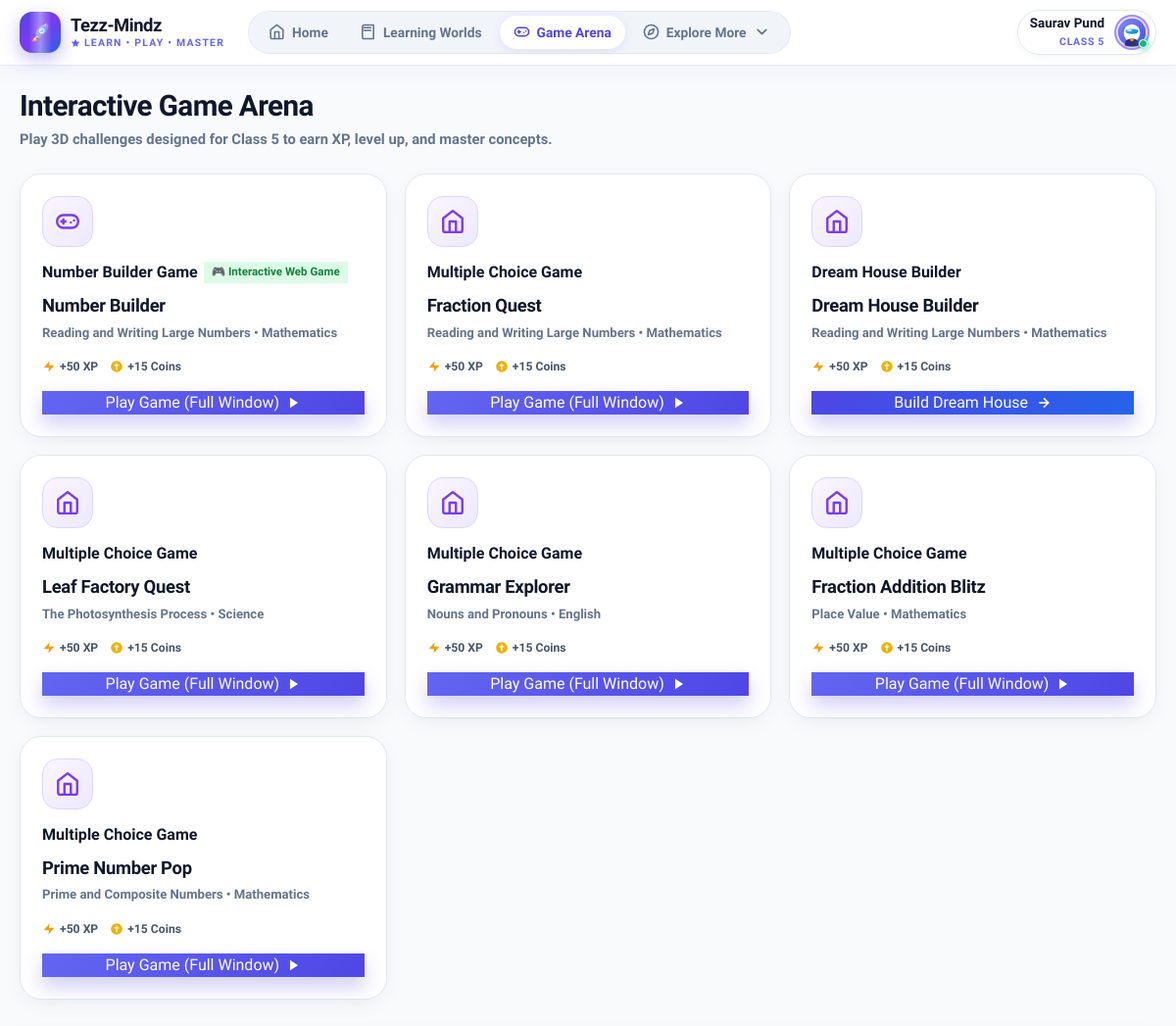
/games/ (signed in), run on an earlier commit of the app's database.
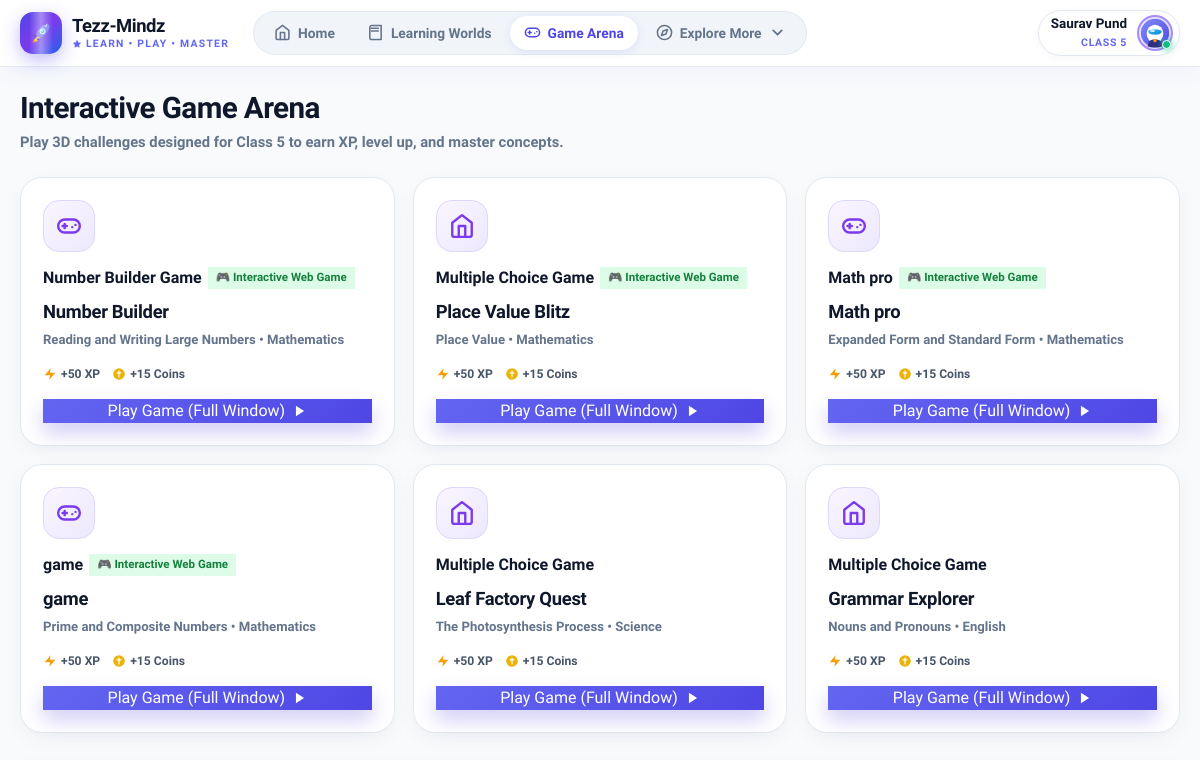
And on a later commit of the database.
### games/models.py (models this page shows, shortened)
class Game(models.Model):
    DIFFICULTY_CHOICES = [
        ("easy", "Easy"),
        ("medium", "Medium"),
        ("hard", "Hard"),
    ]
    concept = models.ForeignKey(Concept, on_delete=models.CASCADE, related_name="games")
    template = models.ForeignKey(GameTemplate, on_delete=models.SET_NULL, null=True, blank=True, related_name="games")
    title = models.CharField(max_length=255)
    slug = models.SlugField(unique=True, max_length=255, blank=True, null=True)
    game_path = models.CharField(
        max_length=500,
        blank=True,
        default="",
        help_text="Path within games/ folder, e.g. class_5/mathematics/chapter_01_large_numbers/topic_01_reading_writing_numbers/number_builder"
    )
    game_type = models.CharField(max_length=50, default="house_builder", help_text="Engine identifier: house_builder, shopping, fractions, etc.")
    description = models.TextField(blank=True)
    instructions = models.TextField(blank=True)
    difficulty = models.CharField(max_length=20, choices=DIFFICULTY_CHOICES, default="medium")
    thumbnail = models.CharField(max_length=255, blank=True, null=True)
    estimated_time = models.PositiveIntegerField(default=15, help_text="Estimated play time in minutes")
    xp_reward = models.PositiveIntegerField(default=50)
    coin_reward = models.PositiveIntegerField(default=15)
    config = models.JSONField(default=dict, blank=True)  # General game config
    is_active = models.BooleanField(default=True)
    created_at = models.DateTimeField(default=timezone.now)
    updated_at = models.DateTimeField(auto_now=True)

class GameTemplate(models.Model):
    name = models.CharField(max_length=100)  # e.g., "Dream House Builder", "Multiple Choice Question"
    slug = models.SlugField(unique=True)     # e.g., "house_builder", "number_builder"
    description = models.TextField(blank=True)

### academics/models.py (models this page shows, shortened)
class Concept(models.Model):
    DIFFICULTY_CHOICES = [
        ("easy", "Easy"),
        ("medium", "Medium"),
        ("hard", "Hard"),
    ]
    chapter = models.ForeignKey(Chapter, on_delete=models.CASCADE, related_name="concepts")
    name = models.CharField(max_length=255)
    slug = models.SlugField(blank=True)
    description = models.TextField()
    real_world_example = models.TextField(blank=True, null=True)
    difficulty = models.CharField(max_length=20, choices=DIFFICULTY_CHOICES, default="medium")
    estimated_time = models.PositiveIntegerField(default=15, help_text="Estimated time in minutes")
    order = models.PositiveIntegerField()
    is_active = models.BooleanField(default=True)
    class Meta:
        ordering = ["order"]
        unique_together = ("chapter", "order")

class Chapter(models.Model):
    class_subject = models.ForeignKey(ClassSubject, on_delete=models.CASCADE, related_name="chapters")
    name = models.CharField(max_length=255)
    slug = models.SlugField(blank=True)
    description = models.TextField(blank=True)
    order = models.PositiveIntegerField()
    is_active = models.BooleanField(default=True)
    class Meta:
        ordering = ["order"]
        unique_together = ("class_subject", "order")

class ClassSubject(models.Model):
    student_class = models.ForeignKey(Class, on_delete=models.CASCADE, related_name="class_subjects")
    subject = models.ForeignKey(Subject, on_delete=models.CASCADE, related_name="class_subjects")
    total_modules = models.PositiveIntegerField(default=0)
    class Meta:
        unique_together = ("student_class", "subject")

class Subject(models.Model):
    title = models.CharField(max_length=100, unique=True)
    subtitle = models.CharField(max_length=255)
    olympiad_code = models.CharField(max_length=100)
    icon_type = models.CharField(
        max_length=50,
        choices=[
            ("math", "math"),
            ("science", "science"),
            ("english", "english"),
        ]
    )
    color_theme = models.JSONField()
    is_active = models.BooleanField(default=True)

### common/views.py (the view)
# urls.py: path("games/", views.games_page, name="games"),
@login_required
def games_page(request):
    profile = _get_profile(request)
    from django.conf import settings
    games_qs = (
        Game.objects
        .filter(concept__chapter__class_subject__student_class=profile.student_class, is_active=True)
        .select_related("concept__chapter__class_subject__subject", "concept__chapter")
    )
    games_list = list(games_qs)
    for g in games_list:
        g.has_custom_code = False
        if g.game_path:
            p = settings.BASE_DIR / "games" / g.game_path.strip("/\\") / "index.html"
            if p.exists():
                g.has_custom_code = True
    games_list.sort(key=lambda x: (not x.has_custom_code, x.concept.chapter.order, x.concept.order))
    context = get_user_data_context(request)
    context["games"] = games_list
    return render(request, "games.html", context)

### common/context_processors.py (called while the page is built)
def user_context(request):
    if request.user.is_authenticated:
        if request.user.username == "student" and (request.user.is_staff or request.user.is_superuser):
            request.user.is_staff = False
            request.user.is_superuser = False
            request.user.save(update_fields=["is_staff", "is_superuser"])
        try:
            profile = request.user.profile
        except Exception:
            try:
                profile = StudentProfile.objects.filter(user=request.user).first()
            except Exception:
                profile = None
        return {
            "profile": profile,
            "student_profile": profile,
        }
    return {
        "profile": None,
        "student_profile": None,
    }

### frontend/templates/games.html (shortened to what this page needs)
{% extends "base.html" %}
{% block nav_games %}active{% endblock %}
{% block content %}
<div class="games-header">
  <h1>Interactive Game Arena</h1>
  <p>Play 3D challenges designed for {{ profile.student_class.class_label }} to earn XP, level up, and master concepts.</p>
</div>
<div class="games-grid">
  {% for game in games %}
  <div class="game-card">
    <div>
      <div class="game-icon">
        {% if game.game_type == "house_builder" %}
          <svg width="26" height="26" viewBox="0 0 24 24" fill="none" stroke="#7C3AED" stroke-width="2.2" stroke-linecap="round" stroke-linejoin="round"><path d="m3 9 9-7 9 7v11a2 2 0 0 1-2 2H5a2 2 0 0 1-2-2z"></path><polyline points="9 22 9 12 15 12 15 22"></polyline></svg>
        {% endif %}
      </div>
      <div style="display:flex;align-items:center;gap:6px;flex-wrap:wrap;margin-bottom:8px;">
        <span class="badge-pill purple" style="font-weight:900;">{{ game.template.name|default:game.title }}</span>
        {% if game.has_custom_code %}
          <span class="badge-pill" style="background:#DCFCE7;color:#15803D;font-weight:800;font-size:0.72rem;padding:2px 8px;">🎮 Interactive Web Game</span>
        {% endif %}
      </div>
      <h3>{{ game.title }}</h3>
      <p>{{ game.concept.name }} • {{ game.concept.chapter.class_subject.subject.title }}</p>
    </div>
    <div>
      <div class="game-meta">
        <span style="display:inline-flex;align-items:center;gap:4px;"><svg width="14" height="14" viewBox="0 0 24 24" fill="#F59E0B"><polygon points="13 2 3 14 12 14 11 22 21 10 12 10 13 2"></polygon></svg> +{{ game.xp_reward|default:"15" }} XP</span>
        <span style="display:inline-flex;align-items:center;gap:4px;"><svg width="14" height="14" viewBox="0 0 24 24" fill="#EAB308"><circle cx="12" cy="12" r="10"></circle><path d="M12 6v12M16 10H8" stroke="#FFFFFF" stroke-width="2"/></svg> +{{ game.coin_reward|default:"7" }} Coins</span>
      </div>
      {% if game.slug == "dream-house-builder" %}
        <a class="btn-primary" href="{% url 'games:dream_house_builder' %}" style="width:100%;justify-content:center;background:linear-gradient(135deg,#4F46E5,#2563EB);display:inline-flex;align-items:center;gap:8px;">
          <span>Build Dream House</span>
          <svg width="16" height="16" viewBox="0 0 24 24" fill="none" stroke="currentColor" stroke-width="2.5"><line x1="5" y1="12" x2="19" y2="12"></line><polyline points="12 5 19 12 12 19"></polyline></svg>
        </a>
      {% else %}
        <a class="btn-primary" href="{% url 'common:game_play_standalone' game.slug %}" target="_blank" style="width:100%;justify-content:center;display:inline-flex;align-items:center;gap:8px;background:linear-gradient(135deg,#6366F1,#4F46E5);" title="Play in Full Different Window 🚀">
          <span>Play Game (Full Window)</span>
          <svg width="14" height="14" viewBox="0 0 24 24" fill="currentColor"><polygon points="5 3 19 12 5 21 5 3"></polygon></svg>
        </a>
      {% endif %}
    </div>
  </div>
  {% endfor %}
</div>
{% endblock %}

What changed in the data, as far as the page shows it:
no longer on this page (row edited): Game: game_type "house_builder" (drawn), template.name "Multiple Choice Game", title "Fraction Quest", concept.name "Reading and Writing Large Numbers", concept.chapter.class_subject.subject "Mathematics", xp_reward "50", coin_reward "15", slug "Play Game (Full Window)"
no longer on this page (row edited): Game: game_type "house_builder" (drawn), template.name "Dream House Builder", title "Dream House Builder", concept.name "Reading and Writing Large Numbers", concept.chapter.class_subject.subject "Mathematics", xp_reward "50", coin_reward "15", shows "Build Dream House"
no longer on this page (row edited): Game: game_type "house_builder" (drawn), template.name "Multiple Choice Game", title "Prime Number Pop", concept.name "Prime and Composite Numbers", concept.chapter.class_subject.subject "Mathematics", xp_reward "50", coin_reward "15", slug "Play Game (Full Window)"
changed Game "Place Value": title "Fraction Addition Blitz" → "Place Value Blitz"; now shows "🎮 Interactive Web Game"; moves up the list
added Game: template.name "Math pro", shows "🎮 Interactive Web Game", title "Math pro", concept.name "Expanded Form and Standard Form", concept.chapter.class_subject.subject "Mathematics", xp_reward "50", coin_reward "15", slug "Play Game (Full Window)"
added Game: game_type "puzzle" (drawn), template.name "game", shows "🎮 Interactive Web Game", title "game", concept.name "Prime and Composite Numbers", concept.chapter.class_subject.subject "Mathematics", xp_reward "50", coin_reward "15", slug "Play Game (Full Window)"
